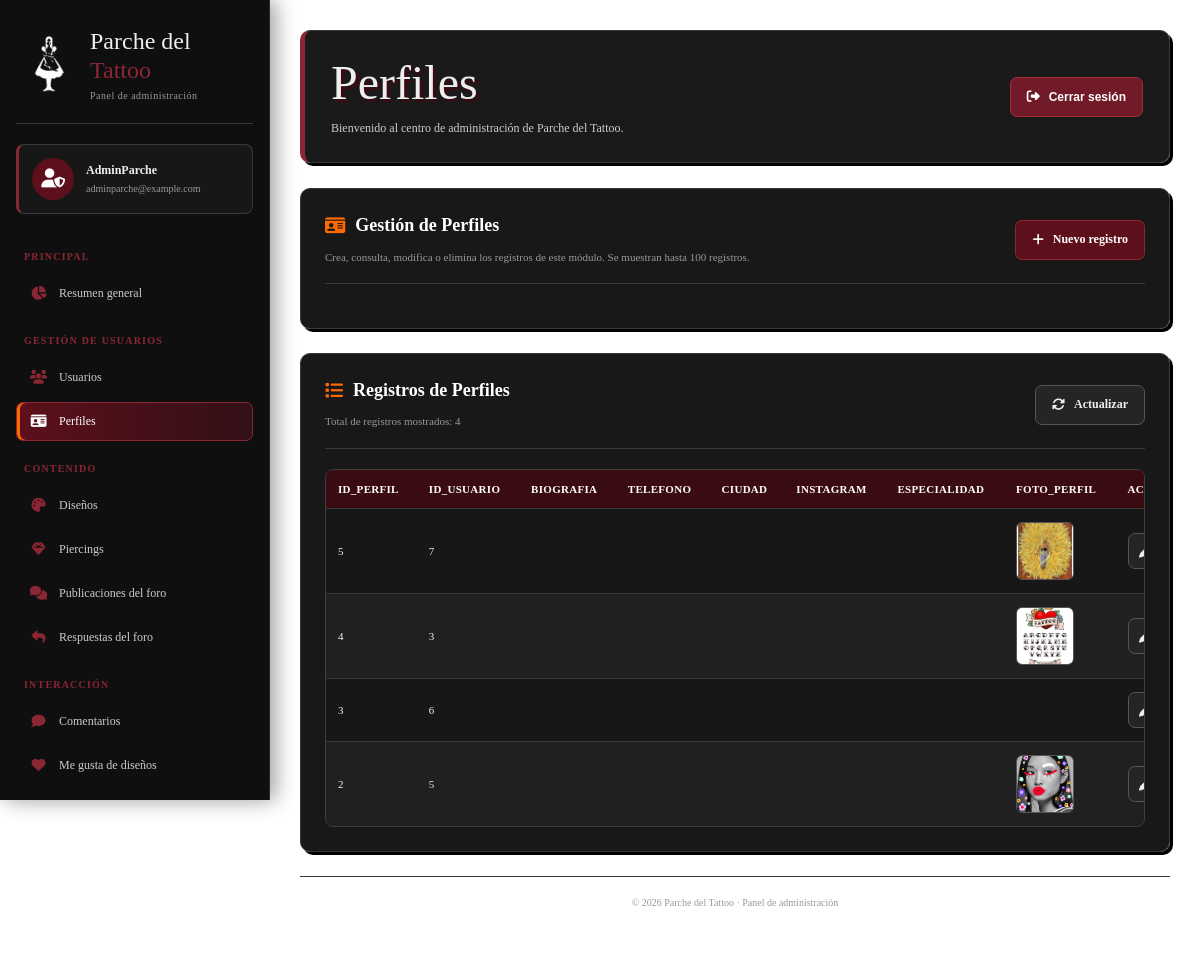
Screenshot of /admin.php?tabla=perfiles (signed in) with the database file from the repository.
### tables this page shows
CREATE TABLE `usuarios` (
  `id_usuario` int(11) NOT NULL,
  `nombre_usuario` varchar(50) NOT NULL,
  `nombre_completo` varchar(100) DEFAULT NULL,
  `email` varchar(100) NOT NULL,
  `password` varchar(255) NOT NULL,
  `telefono` varchar(20) DEFAULT NULL,
  `tipo_usuario` enum('Artista','Cliente','Administrador') NOT NULL DEFAULT 'Cliente',
  `fecha_registro` datetime DEFAULT current_timestamp(),
  `estado` tinyint(1) DEFAULT 1
);

CREATE TABLE `perfiles` (
  `id_perfil` int(11) NOT NULL,
  `id_usuario` int(11) NOT NULL,
  `biografia` varchar(500) DEFAULT NULL,
  `telefono` varchar(20) DEFAULT NULL,
  `ciudad` varchar(80) DEFAULT NULL,
  `instagram` varchar(100) DEFAULT NULL,
  `especialidad` varchar(100) DEFAULT NULL,
  `foto_perfil` varchar(255) DEFAULT NULL
);

### admin.php (the view, shortened to what this page needs)
<?php
require_once __DIR__ . '/conexion.php';
$conexion->set_charset('utf8mb4');
function h($valor): string
{
    return htmlspecialchars((string)($valor ?? ''), ENT_QUOTES, 'UTF-8');
}
function tablasPermitidas(): array
{
    return [
        'usuarios',
        'perfiles',
        'disenos',
        'comentarios',
        'likes',
        'publicaciones_foro',
        'respuestas_foro',
        'likes_foro',
        'piercings',
        'mensajes',
        'notificaciones',
        'contactos',
        'reportes',
        'moderacion'
    ];
}
function nombresTablas(): array
{
    return [
        'usuarios' => 'Usuarios',
        'perfiles' => 'Perfiles',
        'disenos' => 'Diseños',
        'comentarios' => 'Comentarios',
        'likes' => 'Me gusta de diseños',
        'publicaciones_foro' => 'Publicaciones del foro',
        'respuestas_foro' => 'Respuestas del foro',
        'likes_foro' => 'Me gusta del foro',
        'piercings' => 'Piercings',
        'mensajes' => 'Mensajes',
        'notificaciones' => 'Notificaciones',
        'contactos' => 'Contactos',
        'reportes' => 'Reportes',
        'moderacion' => 'Moderación'
    ];
}
function ejecutarPreparado(
    mysqli $conexion,
    string $sql,
    string $tipos = '',
    array $valores = []
): mysqli_stmt {
    $stmt = $conexion->prepare($sql);
    if ($tipos !== '') {
        $referencias = [$tipos];
        foreach ($valores as $key => $valor) {
            $referencias[] = &$valores[$key];
        }
        call_user_func_array([$stmt, 'bind_param'], $referencias);
    }
    if (!$stmt->execute()) {
        $error = $stmt->error;
        $stmt->close();
        throw new Exception($error);
    }
    return $stmt;
}
function obtenerColumnas(mysqli $conexion, string $tabla): array
{
    $resultado = $conexion->query("SHOW COLUMNS FROM `$tabla`");
    $columnas = [];
    while ($fila = $resultado->fetch_assoc()) {
        $columnas[] = $fila;
    }
    return $columnas;
}
function obtenerClavePrimaria(array $columnas): string
{
    foreach ($columnas as $columna) {
        if ($columna['Key'] === 'PRI') {
            return $columna['Field'];
        }
    }
    throw new Exception('La tabla no tiene clave primaria.');
}
function esCampoImagen(string $campo): bool
{
    return in_array($campo, ['imagen', 'foto_perfil'], true);
}
$idAdmin = (int)$_SESSION['id_usuario'];
$stmtAdmin = ejecutarPreparado(
    $conexion,
    "SELECT * FROM usuarios WHERE id_usuario = ? LIMIT 1",
    'i',
    [$idAdmin]
);
$admin = $stmtAdmin->get_result()->fetch_assoc();
$tabla = $_GET['tabla'] ?? '';
$estadisticas = [];
$consultas = [
    'usuarios' => 'SELECT COUNT(*) total FROM usuarios',
    'artistas' => "SELECT COUNT(*) total FROM usuarios WHERE tipo_usuario = 'Artista'",
    'clientes' => "SELECT COUNT(*) total FROM usuarios WHERE tipo_usuario = 'Cliente'",
    'disenos' => 'SELECT COUNT(*) total FROM disenos',
    'piercings' => 'SELECT COUNT(*) total FROM piercings',
    'publicaciones' => 'SELECT COUNT(*) total FROM publicaciones_foro',
    'comentarios' => 'SELECT COUNT(*) total FROM comentarios',
    'reportes' => "SELECT COUNT(*) total FROM reportes WHERE estado = 'Pendiente'",
    'contactos' => 'SELECT COUNT(*) total FROM contactos'
];
foreach ($consultas as $nombre => $sql) {
    $resultado = $conexion->query($sql);
    $estadisticas[$nombre] = $resultado
        ? (int)$resultado->fetch_assoc()['total']
        : 0;
}
$columnas = [];
$registros = [];
$clave = '';
if ($tabla !== '') {
    $columnas = obtenerColumnas($conexion, $tabla);
    $clave = obtenerClavePrimaria($columnas);
    $resultado = $conexion->query(
        "SELECT * FROM `$tabla` ORDER BY `$clave` DESC LIMIT 100"
    );
    while ($fila = $resultado->fetch_assoc()) {
        $registros[] = $fila;
    }
}
$tablas = nombresTablas();
$iconos = [
    'usuarios' => 'fa-users',
    'perfiles' => 'fa-id-card',
    'disenos' => 'fa-palette',
    'comentarios' => 'fa-comment',
    'likes' => 'fa-heart',
    'publicaciones_foro' => 'fa-comments',
    'respuestas_foro' => 'fa-reply',
    'likes_foro' => 'fa-thumbs-up',
    'piercings' => 'fa-gem',
    'mensajes' => 'fa-envelope',
    'notificaciones' => 'fa-bell',
    'contactos' => 'fa-address-book',
    'reportes' => 'fa-flag',
    'moderacion' => 'fa-shield-halved'
];
?>
<!DOCTYPE html>
<html lang="es">
<head>
    <link rel="stylesheet"
          href="https://cdnjs.cloudflare.com/ajax/libs/font-awesome/6.6.0/css/all.min.css">
    <link rel="stylesheet" href="css/admin.css?v=1">
    <link rel="stylesheet" href="css/responsive.css?v=1">
</head>
<body>
<div class="admin-layout">
    <aside class="admin-sidebar">
        <div class="admin-brand">
            <img src="img/image-removebg-preview.png" alt="Parche del Tattoo">
            <div>
                <h2>Parche del <span>Tattoo</span></h2>
                <small>Panel de administración</small>
            </div>
        </div>
        <div class="admin-user">
            <div class="admin-user-avatar">
                <i class="fa-solid fa-user-shield"></i>
            </div>
            <div class="admin-user-info">
                <strong><?= h($admin['nombre_usuario']) ?></strong>
                <small><?= h($admin['email']) ?></small>
            </div>
        </div>
        <nav class="admin-menu">
            <div class="admin-menu-title">Principal</div>
            <a href="admin.php" class="<?= $tabla === '' ? 'activo' : '' ?>">
                <i class="fa-solid fa-chart-pie"></i>
                Resumen general
            </a>
            <div class="admin-menu-title">Gestión de usuarios</div>
            <?php foreach (['usuarios', 'perfiles'] as $nombre): ?>
                <a href="admin.php?tabla=<?= h($nombre) ?>"
                   class="<?= $tabla === $nombre ? 'activo' : '' ?>">
                    <i class="fa-solid <?= h($iconos[$nombre]) ?>"></i>
                    <?= h($tablas[$nombre]) ?>
                </a>
            <?php endforeach; ?>
            <div class="admin-menu-title">Contenido</div>
            <?php foreach (['disenos', 'piercings', 'publicaciones_foro', 'respuestas_foro'] as $nombre): ?>
                <a href="admin.php?tabla=<?= h($nombre) ?>"
                   class="<?= $tabla === $nombre ? 'activo' : '' ?>">
                    <i class="fa-solid <?= h($iconos[$nombre]) ?>"></i>
                    <?= h($tablas[$nombre]) ?>
                </a>
            <?php endforeach; ?>
            <div class="admin-menu-title">Interacción</div>
            <?php foreach (['comentarios', 'likes', 'likes_foro', 'mensajes', 'notificaciones'] as $nombre): ?>
                <a href="admin.php?tabla=<?= h($nombre) ?>"
                   class="<?= $tabla === $nombre ? 'activo' : '' ?>">
                    <i class="fa-solid <?= h($iconos[$nombre]) ?>"></i>
                    <?= h($tablas[$nombre]) ?>
                </a>
            <?php endforeach; ?>
        </nav>
    </aside>
    <main class="admin-main">
        <header class="admin-topbar">
            <div>
                <h1>
                    <?= $tabla === ''
                        ? 'Resumen general'
                        : h($tablas[$tabla]) ?>
                </h1>
                <p>
                    Bienvenido al centro de administración de Parche del Tattoo.
                </p>
            </div>
            <div class="admin-top-actions">
                <form method="POST">
                    <button type="submit"
                            name="cerrar_sesion"
                            value="1"
                            class="admin-btn admin-btn-peligro">
                        <i class="fa-solid fa-right-from-bracket"></i>
                        Cerrar sesión
                    </button>
                </form>
            </div>
        </header>
        <?php if ($tabla === ''): ?>
            <section class="admin-estadisticas">
                <?php
                $tarjetas = [
                    ['Usuarios registrados', 'usuarios', 'fa-users'],
                    ['Artistas', 'artistas', 'fa-palette'],
                    ['Clientes', 'clientes', 'fa-user'],
                    ['Diseños publicados', 'disenos', 'fa-image'],
                    ['Piercings', 'piercings', 'fa-gem'],
                    ['Publicaciones del foro', 'publicaciones', 'fa-comments'],
                    ['Comentarios', 'comentarios', 'fa-comment-dots'],
                    ['Reportes pendientes', 'reportes', 'fa-flag'],
                    ['Contactos recibidos', 'contactos', 'fa-envelope']
                ];
                ?>
                <?php foreach ($tarjetas as $tarjeta): ?>
                    <article class="admin-stat">
                        <div class="admin-stat-icon">
                            <i class="fa-solid <?= h($tarjeta[2]) ?>"></i>
                        </div>
                        <div class="admin-stat-info">
                            <span><?= h($tarjeta[0]) ?></span>
                            <strong><?= (int)$estadisticas[$tarjeta[1]] ?></strong>
                        </div>
                    </article>
                <?php endforeach; ?>
            </section>
            <section class="admin-card">
                <div class="admin-card-header">
                    <div>
                        <h2>
                            <i class="fa-solid fa-layer-group"></i>
                            Módulos de administración
                        </h2>
                        <p class="admin-description">
                            Selecciona una sección para consultar y gestionar su información.
                        </p>
                    </div>
                </div>
                <div class="admin-modulos">
                    <?php foreach ($tablas as $nombre => $etiqueta): ?>
                        <a href="admin.php?tabla=<?= h($nombre) ?>" class="admin-modulo">
                            <i class="fa-solid <?= h($iconos[$nombre]) ?>"></i>
                            <span><?= h($etiqueta) ?></span>
                        </a>
                    <?php endforeach; ?>
                </div>
            </section>
        <?php else: ?>
            <section class="admin-card">
                <div class="admin-card-header">
                    <div>
                        <h2>
                            <i class="fa-solid <?= h($iconos[$tabla]) ?>"></i>
                            Gestión de <?= h($tablas[$tabla]) ?>
                        </h2>
                        <p class="admin-description">
                            Crea, consulta, modifica o elimina los registros de este módulo.
                            Se muestran hasta 100 registros.
                        </p>
                    </div>
                    <a href="admin.php?tabla=<?= h($tabla) ?>&nuevo=1"
                       class="admin-btn">
                        <i class="fa-solid fa-plus"></i>
                        Nuevo registro
                    </a>
                </div>
            </section>
            <section class="admin-card">
                <div class="admin-card-header">
                    <div>
                        <h2>
                            <i class="fa-solid fa-list"></i>
                            Registros de <?= h($tablas[$tabla]) ?>
                        </h2>
                        <p class="admin-description">
                            Total de registros mostrados: <?= count($registros) ?>
                        </p>
                    </div>
                    <a href="admin.php?tabla=<?= h($tabla) ?>"
                       class="admin-btn admin-btn-secundario">
                        <i class="fa-solid fa-rotate"></i>
                        Actualizar
                    </a>
                </div>
                <div class="admin-tabla-contenedor">
                    <table class="admin-tabla">
                        <thead>
                            <tr>
                                <?php foreach ($columnas as $columna): ?>
                                    <th><?= h($columna['Field']) ?></th>
                                <?php endforeach; ?>
                                <th>Acciones</th>
                            </tr>
                        </thead>
                        <tbody>
                            <?php if ($registros): ?>
                                <?php foreach ($registros as $fila): ?>
                                    <tr>
                                        <?php foreach ($columnas as $columna): ?>
                                            <?php
                                            $campo = $columna['Field'];
                                            $valor = $fila[$campo] ?? '';
                                            ?>
                                            <td>
                                                <?php if ($campo === 'password'): ?>
                                                    <span class="admin-etiqueta">Protegida</span>
                                                <?php elseif (esCampoImagen($campo) && $valor !== ''): ?>
                                                    <img
                                                        src="<?= h($valor) ?>"
                                                        alt="Imagen"
                                                        class="admin-tabla-imagen"
                                                        loading="lazy"
                                                    >
                                                <?php elseif (in_array($campo, ['estado', 'leido', 'leida', 'atendido'], true)): ?>
                                                    <span class="admin-etiqueta <?= (int)$valor === 1 ? 'admin-activo' : 'admin-inactivo' ?>">
                                                        <?= (int)$valor === 1 ? 'Activo / Sí' : 'Inactivo / No' ?>
                                                    </span>
                                                <?php else: ?>
                                                    <?= h(mb_strimwidth((string)$valor, 0, 90, '...')) ?>
                                                <?php endif; ?>
                                            </td>
                                        <?php endforeach; ?>
                                        <td>
                                            <div class="admin-acciones">
                                                <a
                                                    href="admin.php?tabla=<?= h($tabla) ?>&editar=<?= (int)$fila[$clave] ?>"
                                                    class="admin-btn admin-btn-secundario admin-btn-icono"
                                                    title="Editar registro"
                                                >
                                                    <i class="fa-solid fa-pen"></i>
                                                </a>
                                            </div>
                                        </td>
                                    </tr>
                                <?php endforeach; ?>
                            <?php endif; ?>
                        </tbody>
                    </table>
                </div>
            </section>
        <?php endif; ?>
        <footer class="admin-pie">
            © <?= date('Y') ?> Parche del Tattoo · Panel de administración
        </footer>
    </main>
</div>
</body>
</html>

### rows the page displays
usuarios: nombre_usuario "AdminParche", email "adminparche@example.com"
perfiles: valor "5", valor "7"
perfiles: valor "4", valor "3"
perfiles: valor "3", valor "6"
perfiles: valor "2", valor "5"

### other values shown
$tablas[$nombre] "Usuarios"
$tablas[$nombre] "Perfiles"
$tablas[$nombre] "Diseños"
$tablas[$nombre] "Piercings"
$tablas[$nombre] "Publicaciones del foro"
$tablas[$nombre] "Respuestas del foro"
$tablas[$nombre] "Comentarios"
$tablas[$nombre] "Me gusta de diseños"
$tablas[$tabla] "Perfiles"
count($registros) "4"
$columna['Field'] "ID_PERFIL"
$columna['Field'] "ID_USUARIO"
$columna['Field'] "BIOGRAFIA"
$columna['Field'] "TELEFONO"
$columna['Field'] "CIUDAD"
